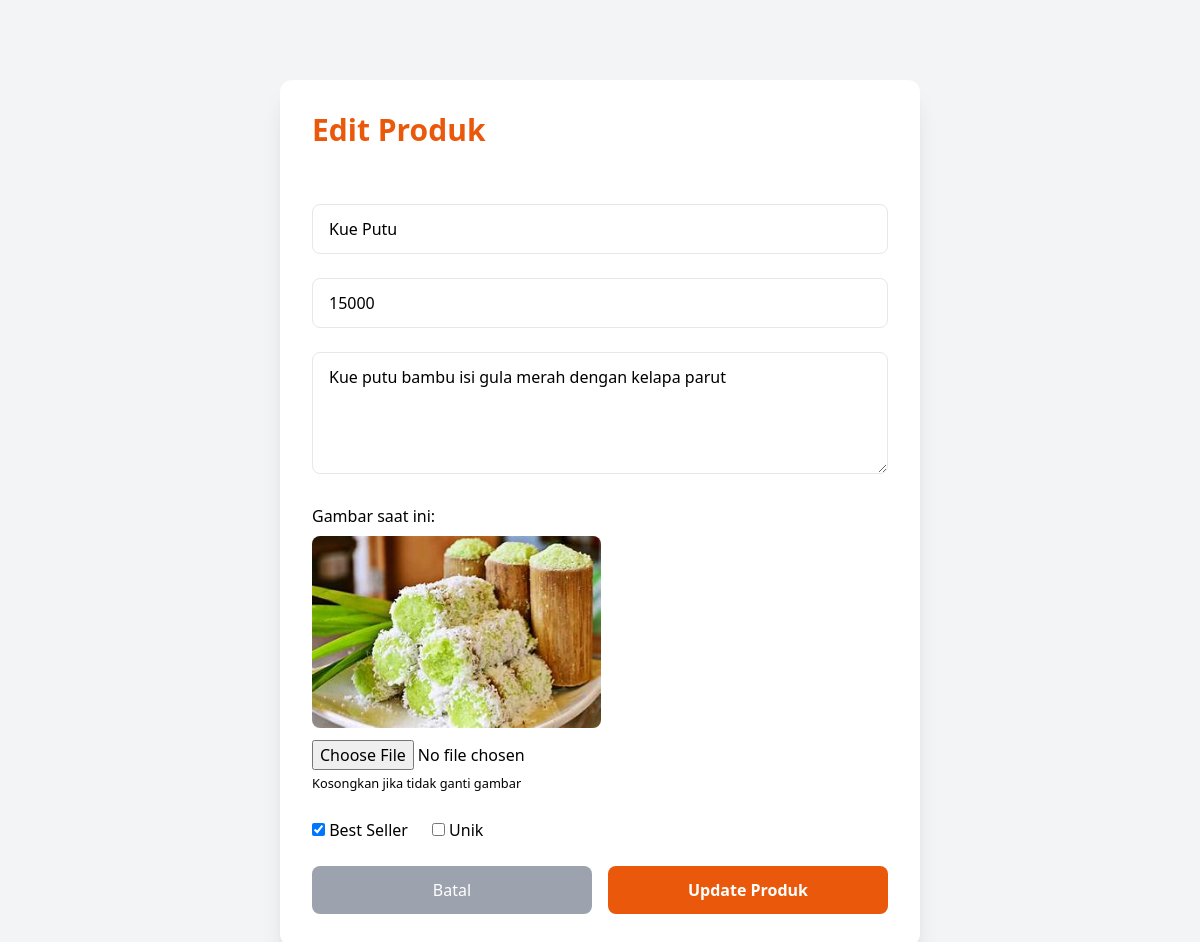
Screenshot of /admin/edit_produk.php?id=1 (signed in) with the database file from the repository.
### tables this page shows
CREATE TABLE `produk` (
  `id` int(11) NOT NULL,
  `nama` varchar(100) NOT NULL,
  `harga` int(11) NOT NULL,
  `gambar` varchar(255) NOT NULL,
  `deskripsi` text DEFAULT NULL,
  `bestseller` tinyint(1) DEFAULT 0,
  `unik` tinyint(1) DEFAULT 0,
  `created_at` datetime DEFAULT current_timestamp()
);

### admin/edit_produk.php (the view, shortened to what this page needs)
<?php
require '../includes/db.php';
$id = $_GET['id'];
$stmt = $pdo->prepare("SELECT * FROM produk WHERE id = ?");
$stmt->execute([$id]);
$produk = $stmt->fetch();
?>
<!DOCTYPE html>
<html lang="id">
<head>
  <script src="https://cdn.tailwindcss.com"></script>
</head>
<body class="bg-gray-100 min-h-screen pt-20">
  <div class="container mx-auto px-4 max-w-2xl">
    <div class="bg-white rounded-xl shadow-xl p-8">
      <h1 class="text-3xl font-bold text-orange-600 mb-8">Edit Produk</h1>
      <form method="POST" enctype="multipart/form-data" class="space-y-6">
        <input type="text" name="nama" value="<?= htmlspecialchars($produk['nama']) ?>" required class="w-full px-4 py-3 border rounded-lg">
        <input type="number" name="harga" value="<?= $produk['harga'] ?>" required class="w-full px-4 py-3 border rounded-lg">
        <textarea name="deskripsi" class="w-full px-4 py-3 border rounded-lg" rows="4"><?= htmlspecialchars($produk['deskripsi']) ?></textarea>
        <div>
          <p class="mb-2">Gambar saat ini:</p>
          <img src="../assets/img/<?= $produk['gambar'] ?>" class="h-48 object-cover rounded-lg">
          <input type="file" name="gambar" accept="image/*" class="mt-3 w-full">
          <small>Kosongkan jika tidak ganti gambar</small>
        </div>
        <div class="flex gap-6">
          <label><input type="checkbox" name="bestseller" <?= $produk['bestseller']?'checked':'' ?>> Best Seller</label>
          <label><input type="checkbox" name="unik" <?= $produk['unik']?'checked':'' ?>> Unik</label>
        </div>
        <div class="flex gap-4">
          <a href="admin_dashboard.php" class="flex-1 text-center py-3 bg-gray-400 text-white rounded-lg">Batal</a>
          <button type="submit" class="flex-1 py-3 bg-orange-600 text-white rounded-lg font-bold">Update Produk</button>
        </div>
      </form>
    </div>
  </div>
</body>
</html>

### rows the page displays
produk: nama "Kue Putu", harga "15000", deskripsi "Kue putu bambu isi gula merah dengan kelapa parut", gambar (picture), bestseller "☑"
